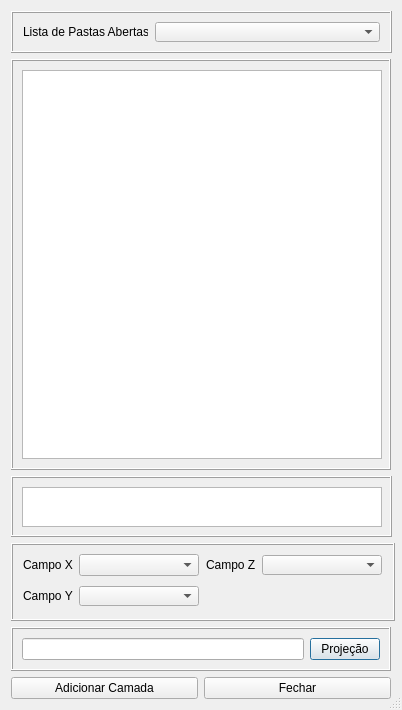
<?xml version="1.0" encoding="UTF-8"?>
<ui version="4.0">
 <class>AdicionarCoordExcelDialog</class>
 <widget class="QDialog" name="AdicionarCoordExcelDialog">
  <property name="windowModality">
   <enum>Qt::WindowModality::ApplicationModal</enum>
  </property>
  <property name="geometry">
   <rect>
    <x>0</x>
    <y>0</y>
    <width>402</width>
    <height>710</height>
   </rect>
  </property>
  <property name="minimumSize">
   <size>
    <width>402</width>
    <height>710</height>
   </size>
  </property>
  <property name="maximumSize">
   <size>
    <width>404</width>
    <height>710</height>
   </size>
  </property>
  <property name="windowTitle">
   <string>Dialog</string>
  </property>
  <property name="windowIcon">
   <iconset>
    <normaloff>../icones/xlsods.png</normaloff>../icones/xlsods.png</iconset>
  </property>
  <property name="sizeGripEnabled">
   <bool>true</bool>
  </property>
  <property name="modal">
   <bool>false</bool>
  </property>
  <layout class="QGridLayout" name="gridLayout_10">
   <item row="0" column="0" colspan="2">
    <layout class="QGridLayout" name="gridLayout_9">
     <item row="0" column="0">
      <widget class="QFrame" name="frame_3">
       <property name="minimumSize">
        <size>
         <width>381</width>
         <height>42</height>
        </size>
       </property>
       <property name="maximumSize">
        <size>
         <width>500</width>
         <height>42</height>
        </size>
       </property>
       <property name="frameShape">
        <enum>QFrame::Shape::Box</enum>
       </property>
       <property name="frameShadow">
        <enum>QFrame::Shadow::Raised</enum>
       </property>
       <layout class="QGridLayout" name="gridLayout_2">
        <item row="0" column="1">
         <widget class="QComboBox" name="comboBox_Pasta">
          <property name="maximumSize">
           <size>
            <width>225</width>
            <height>20</height>
           </size>
          </property>
         </widget>
        </item>
        <item row="0" column="0">
         <widget class="QLabel" name="label">
          <property name="maximumSize">
           <size>
            <width>125</width>
            <height>16777215</height>
           </size>
          </property>
          <property name="text">
           <string>Lista de Pastas Abertas:</string>
          </property>
         </widget>
        </item>
       </layout>
      </widget>
     </item>
     <item row="1" column="0">
      <widget class="QFrame" name="frame">
       <property name="minimumSize">
        <size>
         <width>0</width>
         <height>0</height>
        </size>
       </property>
       <property name="maximumSize">
        <size>
         <width>500</width>
         <height>500</height>
        </size>
       </property>
       <property name="frameShape">
        <enum>QFrame::Shape::Box</enum>
       </property>
       <property name="frameShadow">
        <enum>QFrame::Shadow::Raised</enum>
       </property>
       <layout class="QGridLayout" name="gridLayout_4">
        <item row="0" column="0">
         <widget class="QTableView" name="tableViewDados">
          <property name="minimumSize">
           <size>
            <width>360</width>
            <height>200</height>
           </size>
          </property>
          <property name="maximumSize">
           <size>
            <width>500</width>
            <height>500</height>
           </size>
          </property>
         </widget>
        </item>
       </layout>
      </widget>
     </item>
     <item row="2" column="0">
      <widget class="QFrame" name="frame_5">
       <property name="minimumSize">
        <size>
         <width>381</width>
         <height>61</height>
        </size>
       </property>
       <property name="maximumSize">
        <size>
         <width>500</width>
         <height>61</height>
        </size>
       </property>
       <property name="frameShape">
        <enum>QFrame::Shape::Box</enum>
       </property>
       <property name="frameShadow">
        <enum>QFrame::Shadow::Raised</enum>
       </property>
       <layout class="QGridLayout" name="gridLayout_6">
        <item row="0" column="0">
         <widget class="QTextEdit" name="textEdit_Erros">
          <property name="minimumSize">
           <size>
            <width>360</width>
            <height>40</height>
           </size>
          </property>
          <property name="maximumSize">
           <size>
            <width>360</width>
            <height>40</height>
           </size>
          </property>
         </widget>
        </item>
       </layout>
      </widget>
     </item>
     <item row="3" column="0">
      <widget class="QFrame" name="frame_8">
       <property name="minimumSize">
        <size>
         <width>384</width>
         <height>78</height>
        </size>
       </property>
       <property name="maximumSize">
        <size>
         <width>500</width>
         <height>78</height>
        </size>
       </property>
       <property name="frameShape">
        <enum>QFrame::Shape::Box</enum>
       </property>
       <property name="frameShadow">
        <enum>QFrame::Shadow::Raised</enum>
       </property>
       <layout class="QGridLayout" name="gridLayout_8">
        <item row="0" column="0">
         <layout class="QGridLayout" name="gridLayout_5">
          <item row="0" column="0">
           <widget class="QLabel" name="label_7">
            <property name="maximumSize">
             <size>
              <width>50</width>
              <height>16777215</height>
             </size>
            </property>
            <property name="text">
             <string>Campo X:</string>
            </property>
           </widget>
          </item>
          <item row="0" column="1">
           <widget class="QComboBox" name="comboBoxX">
            <property name="maximumSize">
             <size>
              <width>120</width>
              <height>16777215</height>
             </size>
            </property>
           </widget>
          </item>
         </layout>
        </item>
        <item row="0" column="1">
         <layout class="QGridLayout" name="gridLayout">
          <item row="0" column="0">
           <widget class="QLabel" name="label_15">
            <property name="maximumSize">
             <size>
              <width>50</width>
              <height>16777215</height>
             </size>
            </property>
            <property name="text">
             <string>Campo Z:</string>
            </property>
           </widget>
          </item>
          <item row="0" column="1">
           <widget class="QComboBox" name="comboBoxZ">
            <property name="maximumSize">
             <size>
              <width>120</width>
              <height>20</height>
             </size>
            </property>
           </widget>
          </item>
         </layout>
        </item>
        <item row="1" column="0">
         <layout class="QGridLayout" name="gridLayout_7">
          <item row="0" column="0">
           <widget class="QLabel" name="label_12">
            <property name="maximumSize">
             <size>
              <width>50</width>
              <height>16777215</height>
             </size>
            </property>
            <property name="text">
             <string>Campo Y:</string>
            </property>
           </widget>
          </item>
          <item row="0" column="1">
           <widget class="QComboBox" name="comboBoxY">
            <property name="maximumSize">
             <size>
              <width>120</width>
              <height>20</height>
             </size>
            </property>
           </widget>
          </item>
         </layout>
        </item>
        <item row="1" column="1">
         <spacer name="verticalSpacer">
          <property name="orientation">
           <enum>Qt::Orientation::Vertical</enum>
          </property>
          <property name="sizeHint" stdset="0">
           <size>
            <width>20</width>
            <height>19</height>
           </size>
          </property>
         </spacer>
        </item>
       </layout>
      </widget>
     </item>
     <item row="4" column="0">
      <widget class="QFrame" name="frame_2">
       <property name="maximumSize">
        <size>
         <width>500</width>
         <height>48</height>
        </size>
       </property>
       <property name="frameShape">
        <enum>QFrame::Shape::Box</enum>
       </property>
       <property name="frameShadow">
        <enum>QFrame::Shadow::Raised</enum>
       </property>
       <layout class="QGridLayout" name="gridLayout_3">
        <item row="0" column="0">
         <widget class="QLineEdit" name="lineEdit_SRC"/>
        </item>
        <item row="0" column="1">
         <widget class="QPushButton" name="pushButtonSRC">
          <property name="maximumSize">
           <size>
            <width>70</width>
            <height>23</height>
           </size>
          </property>
          <property name="styleSheet">
           <string notr="true">QPushButton {
    /* Mantém o estilo original do botão */
    transition: all 0.2s ease; /* Suaviza todas as transições de estado */
}

QPushButton:hover {
    background-color: qlineargradient(spread:pad, x1:0, y1:0, x2:0, y2:1, stop:0 #ffffcc, stop:1 #ffff99); /* Gradiente suave em tons de amarelo claro */
    border: 1px solid #cccc00; /* Borda amarela mais escura */
    border-radius: 4px; /* Cantos arredondados */
    box-shadow: 0px 4px 8px rgba(255, 255, 0, 0.8); /* Sombra amarela brilhante e levemente deslocada para dar profundidade */
}

QPushButton:pressed {
    background-color: qlineargradient(spread:pad, x1:0, y1:0, x2:0, y2:1, stop:0 #ffff99, stop:1 #cccc00); /* Gradiente mais escuro para efeito pressionado */
    border: 1px solid #999900; /* Borda amarela ainda mais escura */
    box-shadow: inset 0px 4px 8px rgba(255, 255, 0, 0.8); /* Sombra interna para dar a impressão de que o botão foi pressionado */
    transform: scale(0.98); /* Leve redução no tamanho para simular o pressionar */
}
</string>
          </property>
          <property name="text">
           <string>Projeção</string>
          </property>
         </widget>
        </item>
       </layout>
      </widget>
     </item>
    </layout>
   </item>
   <item row="1" column="0">
    <widget class="QPushButton" name="pushButtonAdicionar">
     <property name="styleSheet">
      <string notr="true">QPushButton {
    /* Mantém o estilo original do botão */
    transition: all 0.2s ease; /* Suaviza todas as transições de estado */
}

QPushButton:hover {
    background-color: qlineargradient(spread:pad, x1:0, y1:0, x2:0, y2:1, stop:0 #80dfff, stop:1 #66c2ff); /* Gradiente suave em tons de azul malibu */
    border: 1px solid #3399ff; /* Borda azul malibu mais escura */
    border-radius: 4px; /* Cantos arredondados */
    box-shadow: 0px 4px 8px rgba(102, 194, 255, 0.8); /* Sombra azul malibu brilhante e levemente deslocada para dar profundidade */
}

QPushButton:pressed {
    background-color: qlineargradient(spread:pad, x1:0, y1:0, x2:0, y2:1, stop:0 #66c2ff, stop:1 #3399ff); /* Gradiente mais escuro para efeito pressionado */
    border: 1px solid #007acc; /* Borda azul malibu ainda mais escura */
    box-shadow: inset 0px 4px 8px rgba(102, 194, 255, 0.8); /* Sombra interna para dar a impressão de que o botão foi pressionado */
    transform: scale(0.98); /* Leve redução no tamanho para simular o pressionar */
}
</string>
     </property>
     <property name="text">
      <string>Adicionar Camada</string>
     </property>
    </widget>
   </item>
   <item row="1" column="1">
    <widget class="QPushButton" name="pushButtonFecha">
     <property name="styleSheet">
      <string notr="true">QPushButton {
    /* Mantém o estilo original do botão */
    transition: all 0.2s ease; /* Suaviza todas as transições de estado */
}

QPushButton:hover {
    background-color: qlineargradient(spread:pad, x1:0, y1:0, x2:0, y2:1, stop:0 #ffcccc, stop:1 #ff9999); /* Gradiente suave em tons de vermelho claro */
    border: 1px solid #ff6666; /* Borda vermelha mais escura */
    border-radius: 4px; /* Cantos arredondados */
    box-shadow: 0px 4px 8px rgba(255, 0, 0, 0.8); /* Sombra vermelha brilhante e levemente deslocada para dar profundidade */
}

QPushButton:pressed {
    background-color: qlineargradient(spread:pad, x1:0, y1:0, x2:0, y2:1, stop:0 #ff9999, stop:1 #ff6666); /* Gradiente mais escuro para efeito pressionado */
    border: 1px solid #cc0000; /* Borda vermelha ainda mais escura */
    box-shadow: inset 0px 4px 8px rgba(255, 0, 0, 0.8); /* Sombra interna para dar a impressão de que o botão foi pressionado */
    transform: scale(0.98); /* Leve redução no tamanho para simular o pressionar */
}
</string>
     </property>
     <property name="text">
      <string>Fechar</string>
     </property>
    </widget>
   </item>
  </layout>
 </widget>
 <resources/>
 <connections/>
</ui>
